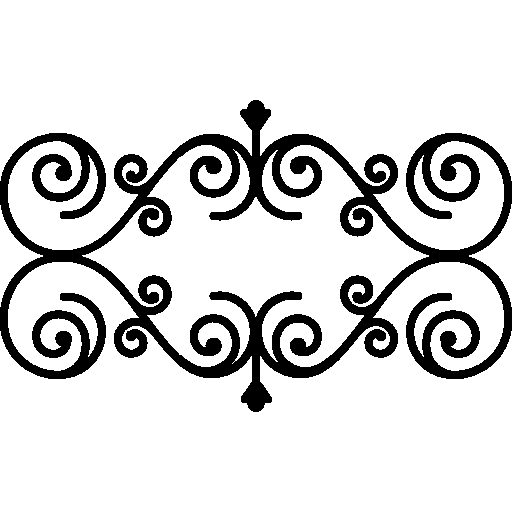
#> input picture lecture/symmetry/assets/horizontal.png, 512 x 512 px
$ python horizontal_symmetry.py
#> lines starting #> are read from the running program, lines starting #| are printed output that depends on the picture; after the words box and inside, x2 and y2 are one past the last pixel; in counts of white or black regions, pixels touching at a corner belong together
# horizontally symmetric

import cv2
import matplotlib.pyplot as plt
import numpy as np

img = cv2.imread('./assets/horizontal.png')
#> img is the input picture: shape (512, 512, 3); 84.6% white; 1 black region, box (x1, y1, x2, y2) and area: (0, 100, 512, 412) 40497

if img is None :
    print('Could not open or find the image')

else:
    gray = cv2.cvtColor(img, cv2.COLOR_BGR2GRAY)
    img_symmetry = img.copy()
    cv2.line(img_symmetry, (0, gray.shape[0]//2), (gray.shape[1], gray.shape[0]//2), (0, 255, 0), 2)
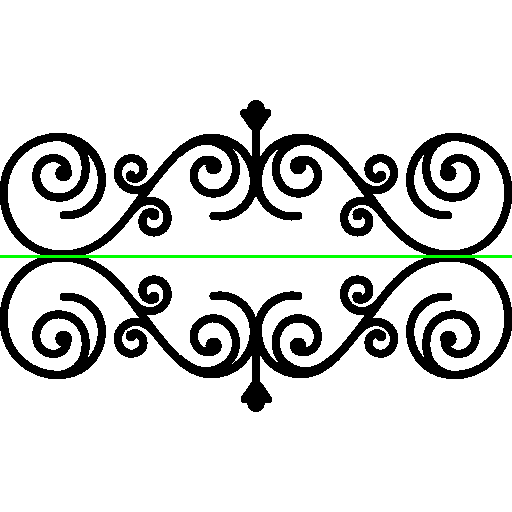
#> img_symmetry: shape (512, 512, 3); 0.59% of pixels changed, all inside (x1, y1, x2, y2) = (0, 255, 512, 258)

# save the image
cv2.imwrite('./assets/horizontal_symmetry.png', img_symmetry)
# display the image
plt.imshow(cv2.cvtColor(img_symmetry, cv2.COLOR_BGR2RGB))
plt.axis('off')
plt.show()
